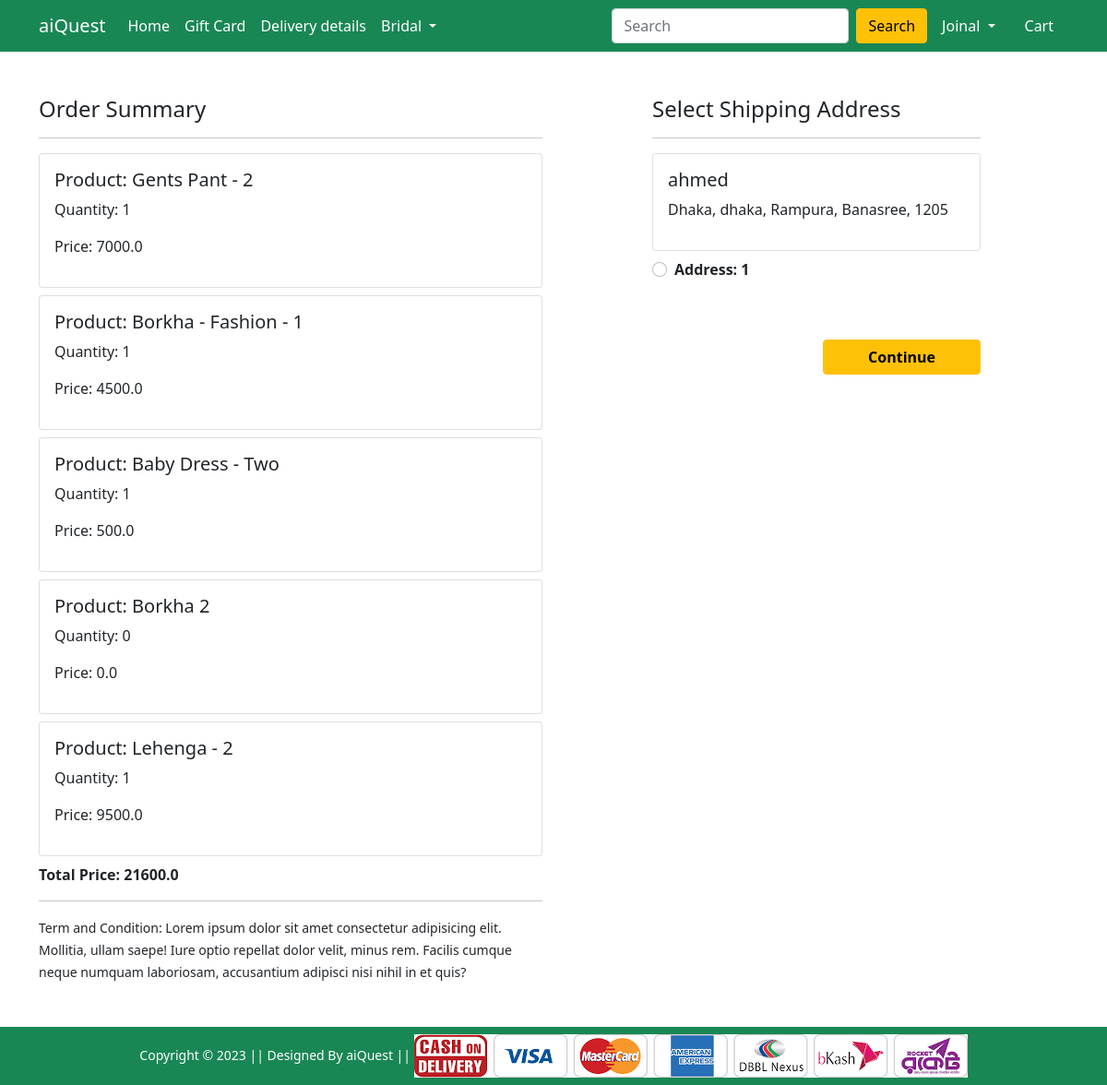
Screenshot of /checkout/ (signed in) with the database file from the repository.
### Shop/models.py (models this page shows, shortened)
class Cart(models.Model):
    user = models.ForeignKey(User, on_delete=models.CASCADE)
    product = models.ForeignKey(Product, on_delete=models.CASCADE)
    quantity = models.PositiveIntegerField(default=1)
    @property
    def total_cost(self):
        return self.quantity * self.product.discounted_price

class Product(models.Model):
    title = models.CharField(max_length=100)
    selling_price = models.FloatField()
    discounted_price = models.FloatField()
    description = models.TextField()
    brand = models.CharField(max_length=100)
    category = models.CharField(choices=CATEGORY_CHOICES,max_length=2)
    product_image = models.ImageField(upload_to='productimg')

class Customer(models.Model):
    user = models.ForeignKey(User, on_delete=models.CASCADE)
    name = models.CharField(max_length=200)
    division = models.CharField(choices=DIVISION_CHOICES, max_length=50)
    district = models.CharField(max_length=200)
    thana = models.CharField(max_length=50)
    villorroad = models.CharField(max_length=50)
    zipcode = models.IntegerField()

### Shop/views.py (the view)
# urls.py: path('checkout/', views.checkout, name='checkout'),
@login_required
def checkout(request):
     user = request.user
     add = Customer.objects.filter(user=user)
     cart_items = Cart.objects.filter(user=user)
     amount = 00.0
     shipping_amount = 100.0
     total_amount = 00.0
     cart_product = [p for p in Cart.objects.all() if p.user==request.user]
     if cart_product:
          for p in cart_product:
               tempamount = (p.quantity * p.product.discounted_price)
               amount += tempamount
               totalamount = amount + shipping_amount
     return render(request, 'Shop/checkout.html', {'add':add, 'totalamount':totalamount, 'cart_items':cart_items})

### Shop/templates/Shop/checkout.html (shortened to what this page needs)
{% extends 'Shop/base.html' %}
{% load static %}
{% block main-content %}
<div class="container">
    <div class="row mt-5">
        <div class="col-sm-6">
            <h4>Order Summary</h4>
            <hr>
            {% for item in cart_items %}
            <div class="card mb-2">
                <div class="card-body">
                    <h5>Product: {{item.product.title}} </h5>
                    <p>Quantity: {{item.quantity}}</p>
                    <p class="fw-light  ">Price: {{item.total_cost}}</p>
                </div>
            </div>
            {% endfor %}
            <p class="fw-bold">Total Price: {{totalamount}} </p>
            <hr>
            <small>Term and Condition: Lorem ipsum dolor sit amet consectetur adipisicing elit. Mollitia, ullam saepe!
                Iure optio repellat dolor velit, minus rem. Facilis cumque neque numquam laboriosam, accusantium
                adipisci nisi nihil in et quis?</small>
        </div>
        <div class="col-sm-4 offset-sm-1">
            <h4>Select Shipping Address</h4>
            <hr>
            <form action="/paymentdone">
                {% for ad in add %}
                <div class="card">
                    <div class="card-body">
                        <h5>{{ad.name}}</h5>
                        <p>{{ad.division}}, {{ad.district}}, {{ad.thana}}, {{ad.villorroad}},  {{ad.zipcode}}</p>
                    </div>
                </div>
                <div class="form-check mt-2 mb-5">
                    <input class="form-check-input" type="radio" value="{{ad.id}}" name="custid" id="custadd{{forloop.counter}}">
                    <label class="form-check-label fw-bold" for="">
                        Address: {{forloop.counter}} </label>
                </div>
                <div class="text-end">
                    <button type="submit" class="btn btn-warning mt-3 px-5 fw-bold">Continue</button>
                </div>
                {% endfor %}
            </form>
        </div>
    </div>
</div>
{% endblock main-content %}

### Shop/templates/Shop/base.html (shortened to what this page needs)
<!doctype html>
{% load static %}
<html lang="en">
<head>
    <link href="https://cdn.jsdelivr.net/npm/bootstrap@5.0.0-beta1/dist/css/bootstrap.min.css" rel="stylesheet"
>
    <link rel="stylesheet" href="{% static 'Shop/css/owl.carousel.min.css' %}">
    <link rel="stylesheet" href="{% static 'Shop/css/all.min.css' %}">
    <link rel="stylesheet" href="{% static 'Shop/css/style.css' %}">
</head>
<body>
    <nav class="navbar navbar-expand-lg navbar-dark bg-success">
        <div class="container">
            <a class="navbar-brand" href="/">aiQuest</a>
            <div class="collapse navbar-collapse" id="navbarSupportedContent">
                <ul class="navbar-nav me-auto mb-2 mb-lg-0">
                    <li class="nav-item">
                        <a class="nav-link active" aria-current="page" href="/">Home</a>
                    </li>
                    <li class="nav-item">
                        <a class="nav-link active" aria-current="page" href="#">Gift Card</a>
                    </li>
                    <li class="nav-item">
                        <a class="nav-link active" aria-current="page" href="#">Delivery details</a>
                    </li>
                    <li class="nav-item dropdown">
                        <a class="nav-link dropdown-toggle text-white" href="#" id="electronicsDropdown" role="button"
                            data-bs-toggle="dropdown" aria-expanded="false">
                            Bridal
                        </a>
                    </li>
                </ul>
                <form action="{% url 'search' %}" class="d-flex" method="GET">
                    <input type="search" class="form-control me-2" name="quary" placeholder="Search">
                    <button class="btn btn-warning" type="submit" >Search</button>
                </form>
                <div>
                    <ul class="navbar-nav me-auto mb-2 mb-lg-0">
                        {% if request.user.is_authenticated %}
                        <li class="nav-item dropdown mx-2">
                            <a class="nav-link dropdown-toggle text-white" href="#" id="profileDropdown" role="button"
                                data-bs-toggle="dropdown" aria-expanded="false"> {{request.user.username | capfirst}}
                            </a>
                        </li>
                        <li class="nav-item mx-2">
                            <a href="{% url 'showcart' %}" class="nav-link text-white"> Cart </a>
                        </li>
                        {% endif %}
                    </ul>
                </div>
            </div>
        </div>
    </nav>
    {% block main-content %} {% endblock main-content %}
    <footer class="container-fluid bg-success text-center p-2 mt-5">
        <small class="text-white">Copyright &copy; 2023 || Designed By aiQuest || </small>
        <img src="{% static 'Shop/images/paymentlogo.png' %}" alt="" srcset="" class="img-fluid" height="2px">
    </footer>
</body>
</html>

### rows the page displays
Cart: product "Gents Pant - 2", quantity "1", total_cost "7000.0"
Cart: product "Borkha - Fashion - 1", quantity "1", total_cost "4500.0"
Cart: product "Baby Dress - Two", quantity "1", total_cost "500.0"
Cart: product "Borkha 2", quantity "0", total_cost "0.0"
Cart: product "Lehenga - 2", quantity "1", total_cost "9500.0"
Customer: name "ahmed", division "Dhaka", district "dhaka", thana "Rampura", villorroad "Banasree", zipcode "1205"

### other values shown
{{ request.user.username | capfirst }} "Joinal"
{{ totalamount }} "21600.0"
